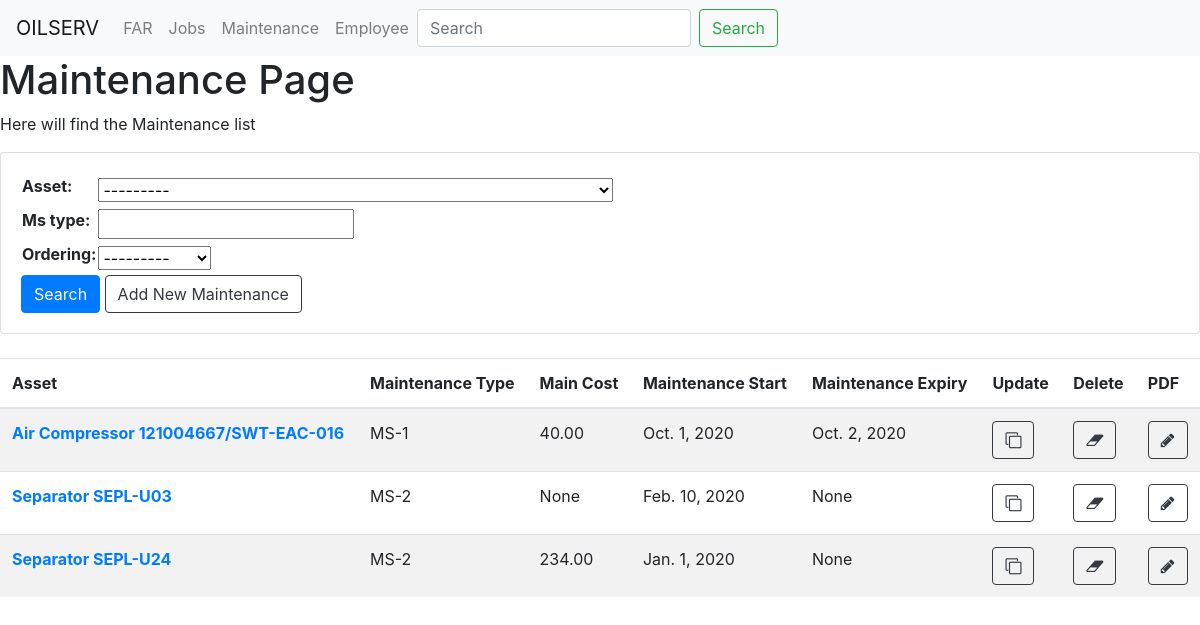
Before: /Maintenance/ with the older database file.
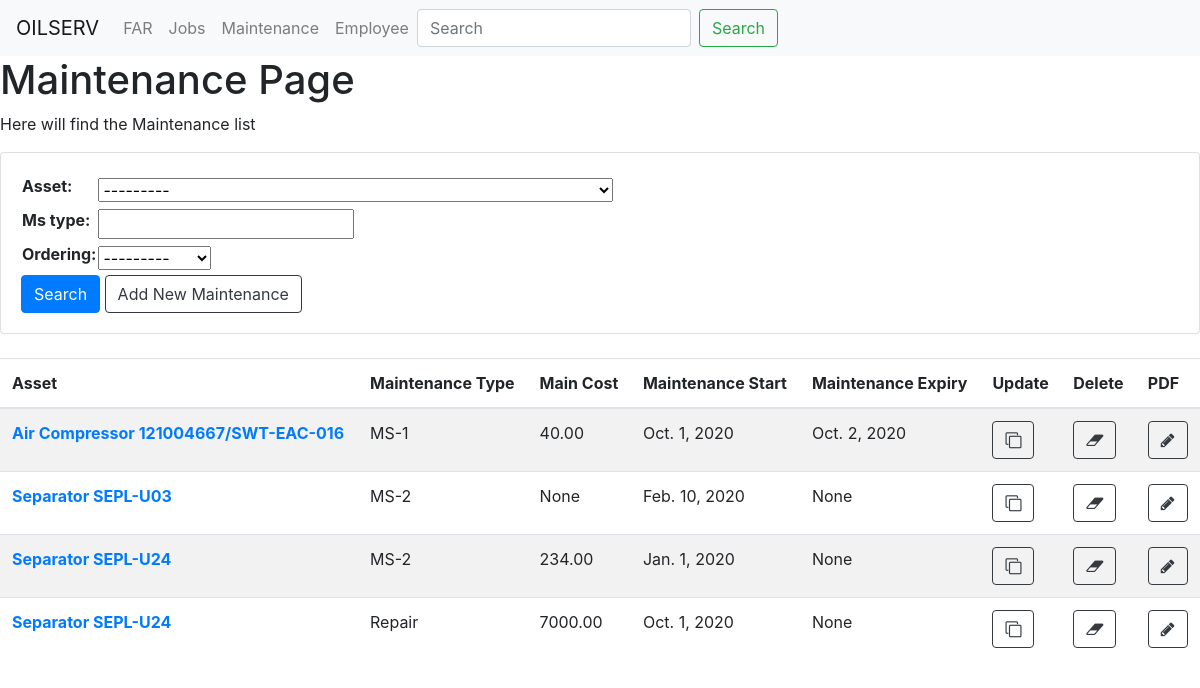
After: the same page with the newer database file.
### Maintenance/models.py (models this page shows, shortened)
class MaintenanceDB(models.Model):
    main_date_start = models.DateField( null=True)
    ms_type= models.CharField(max_length=20, null=True)
    main_date_end = models.DateField(blank=True, null=True)
    main_cost = models.DecimalField(max_digits=8, null=True,decimal_places=2,blank=True)
    expiry_date = models.DateField(blank=True, null=True)
    asset = models.ForeignKey(FAR_DB,on_delete=models.CASCADE)
    description = models.CharField(max_length=900, null=True,blank=True)

### FAR/models.py (models this page shows, shortened)
class FAR_DB(models.Model):
    asset_num = models.CharField(max_length=200,unique=True, blank=False)
    serial_num = models.CharField(max_length=200,unique=True,blank=True)
    description = models.CharField(max_length=800, null=True,blank=True)
    BU = models.CharField(max_length=4,null=True,blank=True)
    BL = models.CharField(max_length=4,null=True,blank=True)
    asset_life = models.IntegerField(null=True,blank=True)
    acquisition_cost  = models.DecimalField(max_digits=10, decimal_places=2,null=True,blank=True)
    tot_dep_value  = models.DecimalField(max_digits=10, decimal_places=2,null=True,blank=True)
    nbv  = models.DecimalField(max_digits=10, decimal_places=2,null=True,blank=True)
    acquisition_date  = models.DateField(null=True,blank=True)
    equ_type = models.CharField(max_length=200,null=True,blank=True)
    temp_location = models.CharField(max_length=200, blank=True,null=True)
    def __str__(self):
        return '%s %s'% (self.equ_type ,self.serial_num )
    class Meta:
        ordering = ['equ_type']

### Maintenance/views.py (the view)
# urls.py: path('', views.MaintenanceHomePage.as_view(), name='maintenance'),
class MaintenanceHomePage(ListView):
    template_name = 'Maintenance/maintenance_page.html'
    queryset = MaintenanceDB.objects.all()
    context_object_name = 'main_all'
    def get_context_data(self, **kwargs):
        context = super().get_context_data(**kwargs)
        context['filter'] = Maintenancefilter(self.request.GET, queryset=self.queryset)
        return context

### Maintenance/templates/Maintenance/maintenance_page.html
{% extends 'base.html' %}
{% block body_block %}
<h1>Maintenance Page</h1>
<p>Here will find the Maintenance list </p>
<div class="row">
	<div class="col">
		<div class="card card-body" >
			<form  method="GET" >
				<table>
					{{ filter.form.as_table}}
				</table>
				<button type="submit" class="btn btn-primary" >Search</button>
				<a class="btn btn-outline-dark" href="{% url 'maintenance_new' %}">Add New Maintenance</a>
			</form>
		</div>
	</div>
</div>
<br>
<table class="table table-striped">
	<thead>
		<tr>
			<th scope="col">Asset</th>
			<th scope="col">Maintenance Type</th>
			<th scope="col">Main Cost</th>
			<th scope="col">Maintenance Start</th>
			<th scope="col">Maintenance Expiry</th>
			<th scope="col">Update</th>
			<th scope="col">Delete</th>
			<th scope="col">PDF</th>
		</tr>
	</thead>
	<tbody>
		{% for fa in filter.qs %}
		<tr>
			<th scope="row"> <a href="{% url 'maintenance_detail' pk=fa.pk  %}">{{ fa.asset }}</a></th>
			<td>{{ fa.ms_type  }}</td>
			<td>{{ fa.main_cost  }}</td>
			<td>{{ fa.main_date_start }}</td>
			<td>{{ fa.main_date_end }}</td>
			<td><a href="{% url 'maintenance_update' pk=fa.pk  %}" class="btn btn-outline-dark"><span class="fa fa-clone"></a></td>
			<td><a href="{% url 'maintenance_delete' pk=fa.pk  %}"class="btn btn-outline-dark"><span class="fa fa-eraser"></a></td>
			<td><a href="{% url 'pdf_maintenance_view' pk=fa.pk  %}"class="btn btn-outline-dark"><span class="fa fa-pencil"></a></td>
		</tr>
		{% endfor %}
	</tbody>
</table >
{% endblock %}

Changed rows visible on the page:
added MaintenanceDB: asset "Separator SEPL-U24", ms_type "Repair", main_cost "7000.00", main_date_start "Oct. 1, 2020", main_date_end "None"
